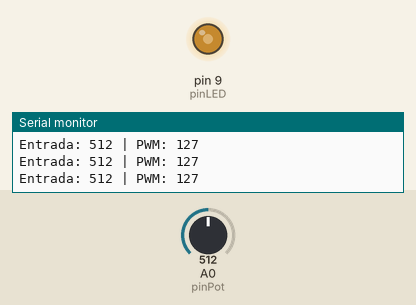
Recording of a sketch running on a simulated Arduino Uno, built with avr-gcc and run on an emulated ATmega328P. On the bench: output pins drawn as LEDs (lit = HIGH), the last lines printed to the serial monitor. Inputs (shaded band) come from the test bench; at power-on: A0 (pinPot) = 512.

Above: at 1.2 s.
1.3 s: A0 (pinPot) set to 716
At 2.5 s:
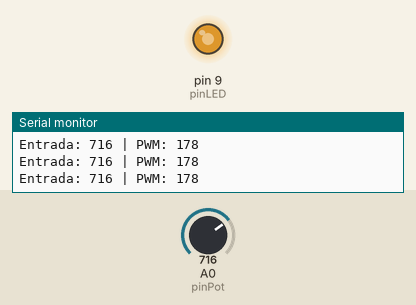
2.8 s: A0 (pinPot) set to 900
At 4.0 s:
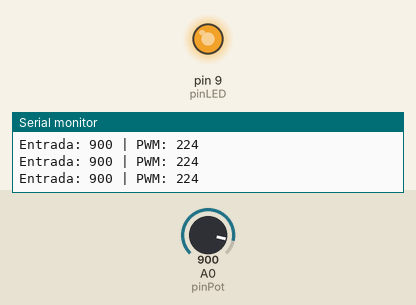
4.3 s: A0 (pinPot) set to 122
At 5.5 s:
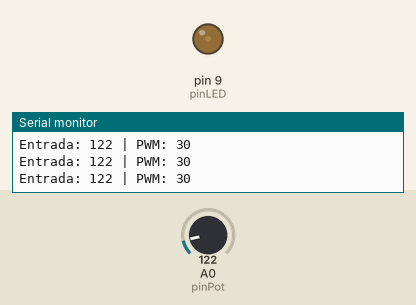
5.8 s: A0 (pinPot) set to 0
At 6.9 s:
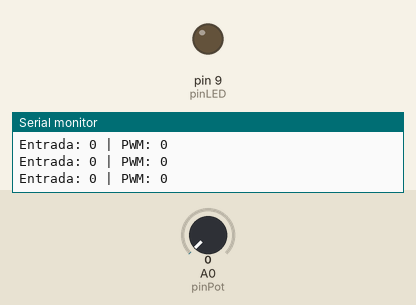
7.3 s: A0 (pinPot) set to 511
At 8.3 s:
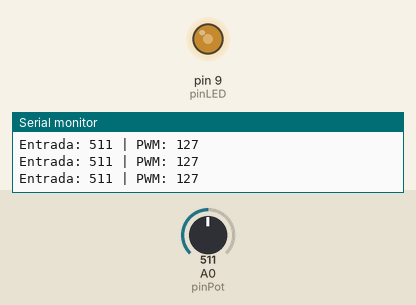
Timing chart, 0 to 9.8 s (numbered marks = the images above; inputs shaded):
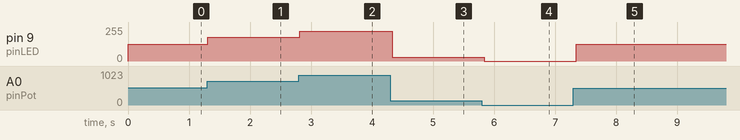

Measured:
- after the input at 1.3 s, pin 9 (pinLED): 127/255 → 178/255 at once
- after the input at 2.8 s, pin 9 (pinLED): 178/255 → 224/255 at once
- after the input at 4.3 s, pin 9 (pinLED): 224/255 → 30/255 at once
- after the input at 5.8 s, pin 9 (pinLED): 30/255 → 0/255 at once
- after the input at 7.3 s, pin 9 (pinLED): 0/255 → 127/255 at once

The sketch:

semana-05.ino
```cpp
// Potenciometro: extremos a 5V y GND, cursor a A0.
const int pinPot = A0, pinLED = 9;
void setup() {
  pinMode(pinLED, OUTPUT);
  Serial.begin(9600);
}
void loop() {
  int lectura = analogRead(pinPot);
  int brillo = map(lectura, 0, 1023, 0, 255);
  analogWrite(pinLED, brillo);
  Serial.print("Entrada: "); Serial.print(lectura);
  Serial.print(" | PWM: "); Serial.println(brillo);
  delay(100);
}
```
